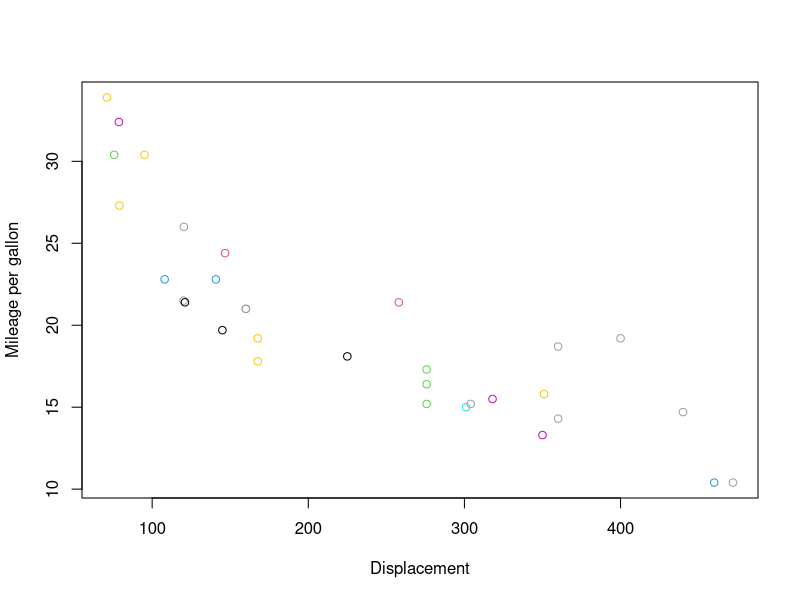

This chart was generated by the following R code:
## ---- chunk 1
data(mtcars)
head(mtcars)
## ---- chunk 2
plot(mtcars$disp, mtcars$mpg, col=c(mtcars$disp, mtcars$mpg), 
     xlab = "Displacement", ylab = "Mileage per gallon")
